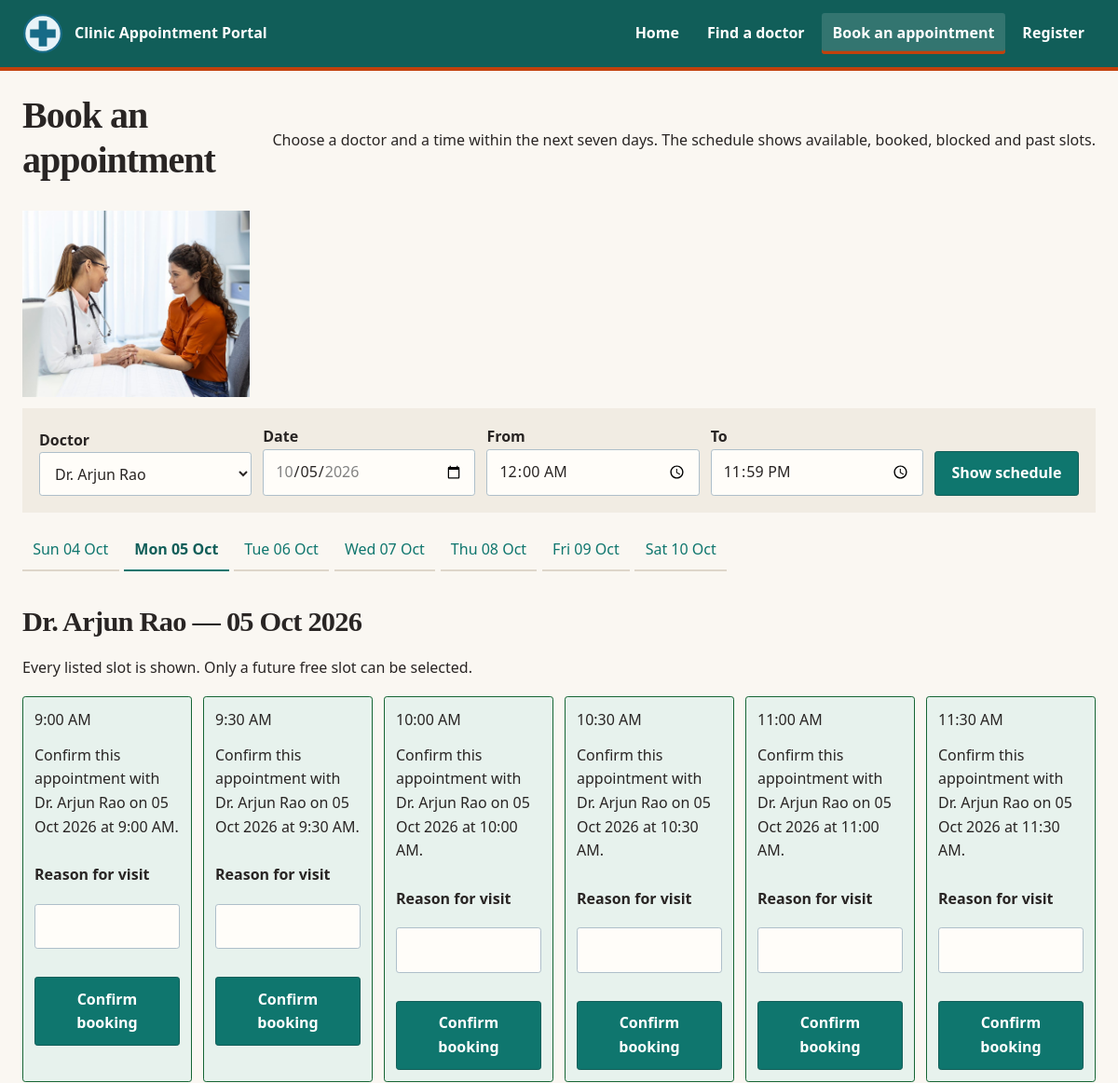
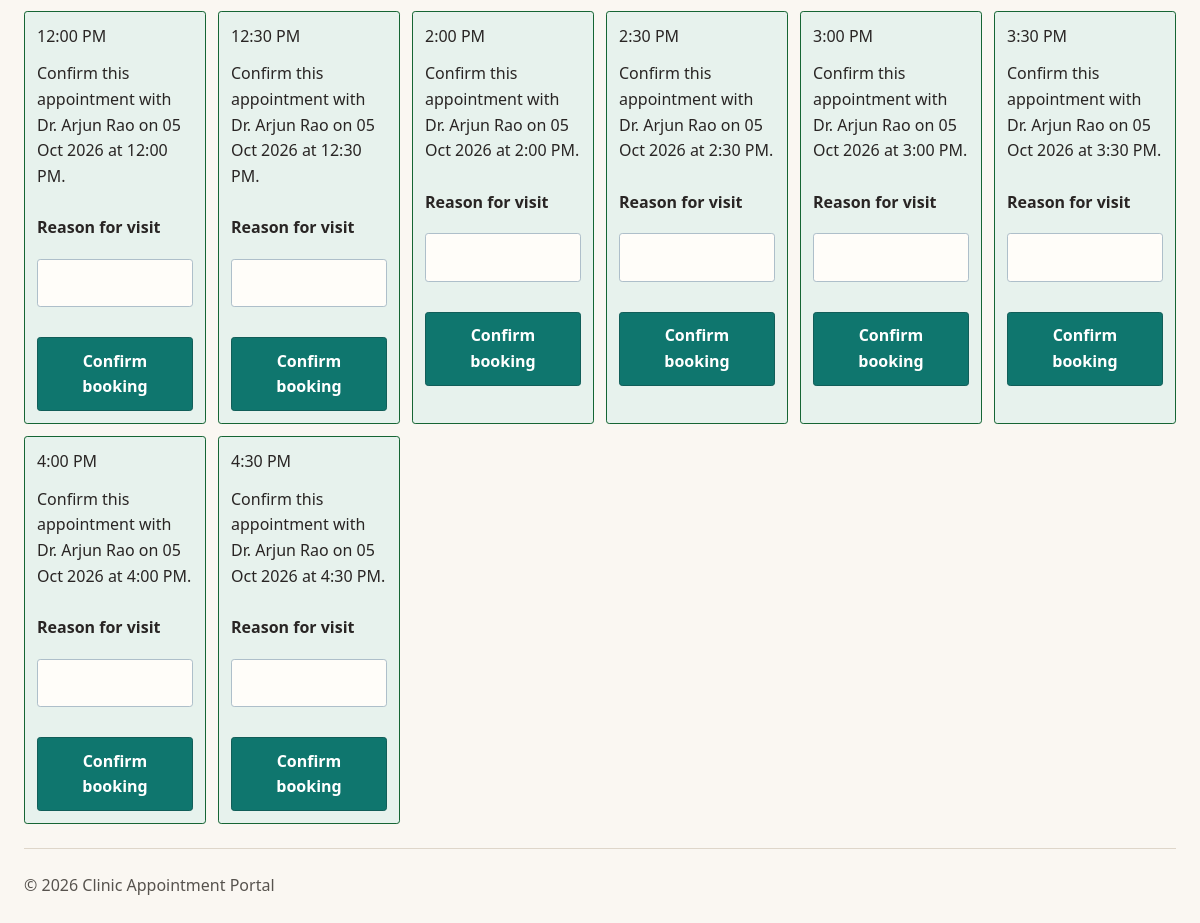
Screenshot of /clinic-plus/book.php?doctor=5&date=2026-10-05&slot=1851 with the database file from the repository (2 pictures, top to bottom).
### tables this page shows
CREATE TABLE `doctor` (
  `DoctorID` INT NOT NULL AUTO_INCREMENT,
  `FullName` VARCHAR(100) NOT NULL,
  `User` VARCHAR(100) NOT NULL,
  `HashPass` VARCHAR(255) NOT NULL,
  `Email` VARCHAR(100) NOT NULL,
  `Specialty` VARCHAR(80) DEFAULT NULL,
  `Qualifications` VARCHAR(255) DEFAULT NULL,
  `Languages` VARCHAR(120) DEFAULT NULL,
  `WriteUp` MEDIUMTEXT DEFAULT NULL,
  `ImageURL` VARCHAR(255) DEFAULT NULL,
  PRIMARY KEY (`DoctorID`),
  UNIQUE KEY `uq_doctor_user` (`User`),
  UNIQUE KEY `uq_doctor_email` (`Email`)
);

CREATE TABLE `slots` (
  `slotID` INT NOT NULL AUTO_INCREMENT,
  `DoctorID` INT NOT NULL,
  `SlotDateTime` DATETIME NOT NULL,
  `CreatedAt` TIMESTAMP NOT NULL DEFAULT current_timestamp(),
  `Status` ENUM('Available','Booked','Blocked') NOT NULL DEFAULT 'Available',
  PRIMARY KEY (`slotID`),
  UNIQUE KEY `uq_slot` (`DoctorID`,`SlotDateTime`),
  KEY `idx_slot_lookup` (`DoctorID`,`SlotDateTime`,`Status`),
  CONSTRAINT `fk_slots_doctor` FOREIGN KEY (`DoctorID`) REFERENCES `doctor` (`DoctorID`) ON DELETE CASCADE ON UPDATE CASCADE
);

### clinic-plus/lib/db.php (called while the page is built, shortened)
<?php
function db(): PDO
{
    static $connection;
    if (!$connection instanceof PDO) {
        $dsn = 'mysql:host=' . DB_HOST
            . ';dbname=' . DB_NAME
            . ';charset=utf8mb4';
        $connection = new PDO($dsn, DB_USER, DB_PASS, [
            PDO::ATTR_ERRMODE => PDO::ERRMODE_EXCEPTION,
            PDO::ATTR_DEFAULT_FETCH_MODE => PDO::FETCH_ASSOC,
            PDO::ATTR_EMULATE_PREPARES => false,
            PDO::MYSQL_ATTR_INIT_COMMAND => "SET time_zone = '" . (new DateTimeImmutable())->format('P') . "'",
        ]);
    }
    return $connection;
}
function q(string $sql, array $params = []): PDOStatement
{
    $statement = db()->prepare($sql);
    $statement->execute($params);
    return $statement;
}
function q_one(string $sql, array $params = []): ?array
{
    $row = q($sql, $params)->fetch();
    return $row === false ? null : $row;
}
function q_all(string $sql, array $params = []): array
{
    return q($sql, $params)->fetchAll();
}

### clinic-plus/models/doctors.php (called while the page is built, shortened)
<?php
require_once dirname(__DIR__) . DIRECTORY_SEPARATOR . 'lib' . DIRECTORY_SEPARATOR . 'db.php';
function find_doctor(int $id): ?array
{
    return q_one(
        'SELECT `DoctorID`, `FullName`, `User`, `HashPass`, `Email`, `Specialty`,
                `Qualifications`, `Languages`, `WriteUp`, `ImageURL`
         FROM `doctor`
         WHERE `DoctorID` = :id
         LIMIT 1',
        ['id' => $id]
    );
}

### clinic-plus/lib/helpers.php (called while the page is built, shortened)
<?php
function e(mixed $s): string
{
    return htmlspecialchars($s ?? '', ENT_QUOTES, 'UTF-8');
}
function base_path(): string
{
    static $base = null;
    if ($base !== null) {
        return $base;
    }
    $base = '';
    $script = str_replace('\\', '/', (string) ($_SERVER['SCRIPT_NAME'] ?? ''));
    $file = realpath((string) ($_SERVER['SCRIPT_FILENAME'] ?? ''));
    $root = realpath(dirname(__DIR__));
    $inApp = str_replace('\\', '/', substr($file, strlen($root)));
    if ($inApp !== '' && strcasecmp(substr($script, -strlen($inApp)), $inApp) === 0) {
        $base = rtrim(substr($script, 0, -strlen($inApp)), '/');
    }
    return $base;
}
function url(string $path): string
{
    return base_path() . $path;
}
function app_request_uri(): string
{
    $uri = (string) ($_SERVER['REQUEST_URI'] ?? '/');
    $base = base_path();
    if ($base !== '' && strncasecmp($uri, $base, strlen($base)) === 0) {
        $uri = substr($uri, strlen($base));
    }
    return $uri === '' ? '/' : $uri;
}
function fmt_date(?string $value): string
{
    $timestamp = strtotime($value);
    return $timestamp === false ? '' : date('d M Y', $timestamp);
}
function fmt_time(?string $value): string
{
    $timestamp = strtotime($value);
    return $timestamp === false ? '' : date('g:i A', $timestamp);
}

### clinic-plus/models/slots.php (called while the page is built, shortened)
<?php
require_once dirname(__DIR__) . DIRECTORY_SEPARATOR . 'lib' . DIRECTORY_SEPARATOR . 'db.php';
function slot_select(): string
{
    return 'SELECT `slotID`, `DoctorID`, `SlotDateTime`, `CreatedAt`, `Status`,
                   DATE(`SlotDateTime`) AS `SlotDate`, TIME(`SlotDateTime`) AS `SlotTime`
            FROM `slots`';
}
function slots_for_day(int $doctorId, string $date, ?string $fromTime = null, ?string $toTime = null): array
{
    $sql = slot_select() . "
            WHERE `DoctorID` = :doctor_id
              AND DATE(`SlotDateTime`) = :slot_date";
    $params = ['doctor_id' => $doctorId, 'slot_date' => $date];
    if ($fromTime !== null) {
        $sql .= ' AND TIME(`SlotDateTime`) >= :from_time';
        $params['from_time'] = $fromTime;
    }
    if ($toTime !== null) {
        $sql .= ' AND TIME(`SlotDateTime`) <= :to_time';
        $params['to_time'] = $toTime;
    }
    return q_all($sql . " ORDER BY `SlotDateTime`", $params);
}

### clinic-plus/slots_fragment.php (the view, shortened to what this page needs)
<?php if ($doctor === null): ?>
    <p class="empty-state">Choose a doctor to view their schedule.</p>
<?php else: ?>
    <h2><?= e((string) $doctor['FullName']) ?> &mdash; <?= e(fmt_date($selectedDate)) ?></h2>
    <p>Every listed slot is shown. Only a future free slot can be selected.</p>
    <div class="schedule-grid" aria-label="Appointment schedule">
<?php if ($slots === []): ?>
        <p class="empty-state"><?= e($pastDateRequested ? 'Past dates cannot be booked.' : $doctor['FullName'] . ' is not available on this date.') ?></p>
<?php else: ?>
<?php foreach ($slots as $slot):
    $slotDateTime = new DateTimeImmutable((string) $slot['SlotDateTime']);
    $isPast = $slotDateTime <= $now;
    $status = (string) ($slot['Status'] ?? 'Blocked');
    $stateClass = match ($status) {
        'Booked' => 'taken', 'Blocked' => 'blocked', default => $isPast ? 'past' : 'free',
    };
?>
        <div class="slot <?= e($stateClass) ?>">
            <span class="slot-time"><?= e(fmt_time((string) $slot['SlotDateTime'])) ?></span>
<?php if ($stateClass === 'free'): ?>
            <form method="post" action="<?= e(url($reschedule === null ? '/actions/book.php' : '/actions/appointment.php')) ?>">
                <p>Confirm this appointment with <?= e((string) $doctor['FullName']) ?> on <?= e(fmt_date($selectedDate)) ?> at <?= e(fmt_time((string) $slot['SlotDateTime'])) ?>.</p>
                <label for="reason-<?= e((string) $slot['slotID']) ?>">Reason for visit</label>
                <input id="reason-<?= e((string) $slot['slotID']) ?>" name="reason" type="text" maxlength="255" required>
                <button type="submit"><?= e($reschedule === null ? 'Confirm booking' : 'Confirm reschedule') ?></button>
            </form>
<?php else: ?><span class="slot-state"><?= e($stateClass === 'taken' ? 'Booked' : ucfirst($stateClass)) ?></span>
<?php endif; ?></div>
<?php endforeach; ?>
<?php endif; ?></div>
<?php endif; ?>

### clinic-plus/assets/tokens.css (style rules this page uses)
:root { --c-ink: #292524; --c-muted: #57534e; --c-paper: #fffdf9; --c-surface: #faf7f2; --c-surface-band: #f1ece3; --c-surface-tile: #fffefa; --c-line: #ded6ca; --c-primary: #0f766e; --c-primary-dark: #115e59; --c-accent: #c2410c; --c-success: #166534; --c-danger: #b91c1c; --shadow-doctor-tile: 0 0.35rem 1rem rgba(41, 37, 36, 0.10); --radius-control: 0.2rem; --radius-tile: 0.45rem; --radius-section: 0; }

### clinic-plus/assets/css/style.css (style rules this page uses)
.schedule-grid { grid-template-columns: repeat(auto-fit, minmax(10rem, 1fr)); gap: var(--space-2); }
.schedule-grid .slot { min-height: 2.75rem; border: 1px solid var(--c-line); padding: var(--space-2); }
.schedule-grid .slot.free { background: #e7f2ed; border-color: var(--c-success); }
.schedule-grid .slot-time, .schedule-grid .slot-state { display: block; }
.schedule-grid .slot form { margin-top: var(--space-2); }
.schedule-grid .slot form p { margin-bottom: 0.5rem; }
.schedule-grid .slot form input { margin-bottom: var(--space-2); }
.schedule-grid .slot button { width: 100%; min-height: 2.75rem; }

### clinic-plus/assets/style.css (style rules this page uses)
:root { --ink: var(--c-ink); --muted: #57534e; --paper: var(--c-paper); --surface: var(--c-surface); --line: var(--c-line); --brand: var(--c-primary); --brand-dark: var(--c-primary-dark); --accent: var(--c-accent); --success: var(--c-success); --danger: var(--c-danger); --warning: #fff7ed; --danger-soft: #fef2f2; --space-1: 0.375rem; --space-2: 0.75rem; --space-3: 1.125rem; --space-4: 1.5rem; --space-5: 2.25rem; --space-6: 3.5rem; --radius: var(--radius-control); --font-display: "Iowan Old Style", "Palatino Linotype", Palatino, Georgia, serif; --font-body: "Segoe UI", "Gill Sans", "Trebuchet MS", sans-serif; }
* { box-sizing: border-box; }
html { color: var(--ink); background: var(--surface); font-family: var(--font-body); font-size: 100%; line-height: 1.6; }
body { margin: 0; min-width: 0; background: var(--surface); overflow-x: hidden; }
h1, h2, h3 { font-family: var(--font-display); line-height: 1.2; letter-spacing: -0.025em; margin: 0 0 var(--space-3); }
h2 { font-size: clamp(1.5rem, 3vw, 1.9rem); }
p, ul, ol { margin: 0 0 var(--space-3); }
.available-slots, .slot-list, .schedule-grid, .slot-grid, .doctor-list { display: grid; grid-template-columns: repeat(auto-fit, minmax(min(100%, 13rem), 1fr)); gap: var(--space-2); list-style: none; padding: 0; }
.day-board, .schedule-board, .schedule-grid, .slot-grid, .slot-list, .available-slots { min-width: 0; max-width: 100%; }
.slot a, .slot { display: block; min-width: 0; overflow-wrap: anywhere; border: 1px solid var(--line); border-left: 1px solid var(--line); min-height: 2.75rem; border-radius: 0.2rem; background: #f4fbf8; padding: var(--space-2) var(--space-3); text-decoration: none; }
.slot.free { border-left-style: solid; }
form { display: grid; gap: var(--space-3); }
label { display: grid; gap: var(--space-1); color: var(--ink); font-weight: 700; }
input, select, textarea { width: 100%; border: 1px solid #aebfca; border-radius: var(--radius-control); background: var(--paper); color: var(--ink); font: inherit; padding: 0.65rem 0.75rem; }
input, select { min-height: 2.75rem; }
button, .button, input[type="submit"], input[type="button"] { display: inline-block; width: fit-content; border: 1px solid var(--brand-dark); min-height: 2.75rem; border-radius: 0.2rem; background: var(--brand); color: #fff; cursor: pointer; font: inherit; font-weight: 700; padding: 0.65rem 1.1rem; text-decoration: none; transition: background-color 160ms ease, transform 160ms ease; }
:where(a, button, input, select, textarea, [role="button"]):focus-visible { outline: 0.2rem solid var(--accent); outline-offset: 0.2rem; box-shadow: 0 0 0 0.35rem rgba(194, 65, 12, 0.22); }
:where(a, button, input, select, textarea, [role="button"]):focus { outline: 0.2rem solid var(--accent); outline-offset: 0.2rem; }
.schedule-grid { grid-template-columns: repeat(auto-fit, minmax(10rem, 1fr)); gap: var(--space-2); }
.schedule-grid .slot { min-height: 2.75rem; border: 1px solid var(--c-line); padding: var(--space-2); }
.schedule-grid .slot.free { background: #e7f2ed; border-color: var(--c-success); }
.schedule-grid .slot-time, .schedule-grid .slot-state { display: block; }
.schedule-grid .slot form { margin-top: var(--space-2); }
.schedule-grid .slot form p { margin-bottom: 0.5rem; }
.schedule-grid .slot form input { margin-bottom: var(--space-2); }
.schedule-grid .slot button { width: 100%; min-height: 2.75rem; }

### rows the page displays
doctor: FullName "Dr. Arjun Rao"
slots: SlotDateTime "9:00 AM", DoctorID.FullName "Dr. Arjun Rao"
slots: SlotDateTime "9:30 AM", DoctorID.FullName "Dr. Arjun Rao"
slots: SlotDateTime "10:00 AM", DoctorID.FullName "Dr. Arjun Rao"
slots: SlotDateTime "10:30 AM", DoctorID.FullName "Dr. Arjun Rao"
slots: SlotDateTime "11:00 AM", DoctorID.FullName "Dr. Arjun Rao"
slots: SlotDateTime "11:30 AM", DoctorID.FullName "Dr. Arjun Rao"
slots: SlotDateTime "12:00 PM", DoctorID.FullName "Dr. Arjun Rao"
slots: SlotDateTime "12:30 PM", DoctorID.FullName "Dr. Arjun Rao"
slots: SlotDateTime "2:00 PM", DoctorID.FullName "Dr. Arjun Rao"
slots: SlotDateTime "2:30 PM", DoctorID.FullName "Dr. Arjun Rao"
slots: SlotDateTime "3:00 PM", DoctorID.FullName "Dr. Arjun Rao"
slots: SlotDateTime "3:30 PM", DoctorID.FullName "Dr. Arjun Rao"
slots: SlotDateTime "4:00 PM", DoctorID.FullName "Dr. Arjun Rao"
slots: SlotDateTime "4:30 PM", DoctorID.FullName "Dr. Arjun Rao"

### other values shown
$link['label'] "Home"
$link['label'] "Find a doctor"
$link['label'] "Book an appointment"
$link['label'] "Register"
$day->format('D d M') "Sun 04 Oct"
$day->format('D d M') "Mon 05 Oct"
$day->format('D d M') "Tue 06 Oct"
$day->format('D d M') "Wed 07 Oct"
$day->format('D d M') "Thu 08 Oct"
$day->format('D d M') "Fri 09 Oct"
$day->format('D d M') "Sat 10 Oct"
fmt_date($selectedDate) "05 Oct 2026"
form field doctor "Dr. Arjun Rao"
